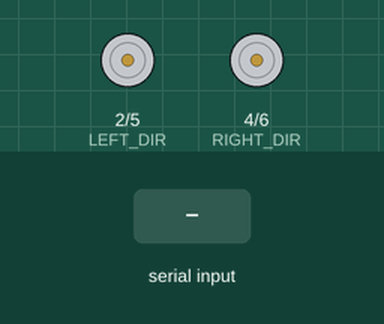
Bench run of a sketch on a simulated Arduino Uno, built with avr-gcc and run on an emulated ATmega328P. Shown: direction and speed pins drawn as motors (green arrow = direction pin HIGH = forward, orange = LOW = backward, longer = more drive). The test bench sets the inputs (shaded band).

Above: at 1.2 s.
1.3 s: "F" received over Serial
At 1.8 s:
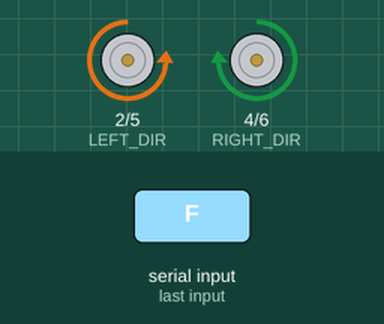
2.8 s: "B" received over Serial
At 4.0 s:
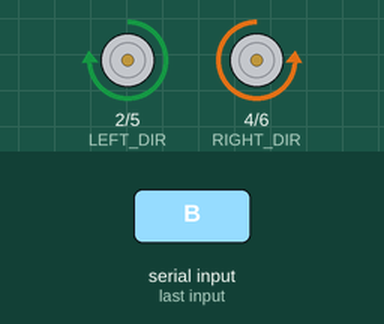
4.3 s: "L" received over Serial
At 5.3 s:
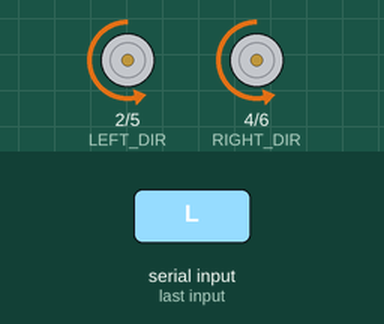
5.8 s: "R" received over Serial
At 6.5 s:
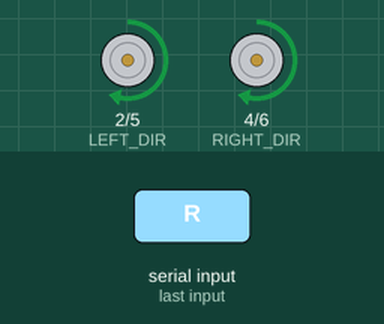
Timing chart, 0 to 8.3 s (numbered marks = the images above; inputs shaded):
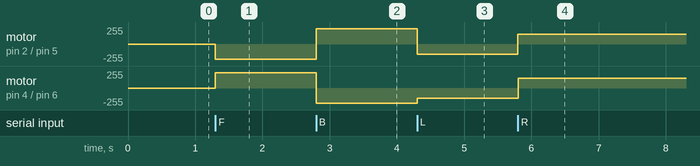

The sketch:

Keyboardcontrolarduino.ino
```cpp
/*
 * LAFVIN 4WD Robot - Bluetooth Control
 * Using LAFVIN SHIELD specific motor pin mapping (2, 4, 5, 6)
 */

// Pin mapping (These can be changed if the motors are connected to different pins on the shield)
const int LEFT_DIR  = 2;
const int LEFT_PWM  = 5;
const int RIGHT_DIR = 4;
const int RIGHT_PWM = 6;

// Speed settings
int driveSpeed = 230;
int turnSpeed  = 150;

void setup() {
  // JDY-16 Bluetooth speed
  Serial.begin(9600);

  pinMode(LEFT_DIR,  OUTPUT);
  pinMode(LEFT_PWM,  OUTPUT);
  pinMode(RIGHT_DIR, OUTPUT);
  pinMode(RIGHT_PWM, OUTPUT);

  // Default to stopped
  stopRobot();
}

void loop() {
  if (Serial.available() > 0) {
    char command = Serial.read();

    if (command == 'F') { // Forward (W key)
      digitalWrite(LEFT_DIR,  LOW);
      analogWrite(LEFT_PWM,   driveSpeed);
      digitalWrite(RIGHT_DIR, HIGH);
      analogWrite(RIGHT_PWM,  driveSpeed);
    }
    else if (command == 'B') { // Backward (S key)
      digitalWrite(LEFT_DIR,  HIGH);
      analogWrite(LEFT_PWM,   driveSpeed);
      digitalWrite(RIGHT_DIR, LOW);
      analogWrite(RIGHT_PWM,  driveSpeed);
    }
    else if (command == 'L') { // Left (A key)
      digitalWrite(LEFT_DIR,  LOW);
      analogWrite(LEFT_PWM,   turnSpeed);
      digitalWrite(RIGHT_DIR, LOW);
      analogWrite(RIGHT_PWM,  turnSpeed);
    }
    else if (command == 'R') { // Right (D key)
      digitalWrite(LEFT_DIR,  HIGH);
      analogWrite(LEFT_PWM,   turnSpeed);
      digitalWrite(RIGHT_DIR, HIGH);
      analogWrite(RIGHT_PWM,  turnSpeed);
    }
    else if (command == 'S') { // Stop (Release keys)
      stopRobot();
    }
  }
}

void stopRobot() {
  // Based on your IR_KEYCODE_OK logic
  digitalWrite(LEFT_DIR,  LOW);
  analogWrite(LEFT_PWM,   0);
  digitalWrite(RIGHT_DIR, HIGH);
  analogWrite(RIGHT_PWM,  0);
}
```

Measured:
- after the input at 1.3 s, motor on pin 2 (LEFT_DIR) / pin 5 (LEFT_PWM): stopped → backward 230/255 at once; motor on pin 4 (RIGHT_DIR) / pin 6 (RIGHT_PWM): stopped → forward 230/255 at once
- after the input at 2.8 s, motor on pin 2 (LEFT_DIR) / pin 5 (LEFT_PWM): backward 230/255 → forward 230/255 at once; motor on pin 4 (RIGHT_DIR) / pin 6 (RIGHT_PWM): forward 230/255 → backward 230/255 at once
- after the input at 4.3 s, motor on pin 2 (LEFT_DIR) / pin 5 (LEFT_PWM): forward 230/255 → backward 150/255 at once; motor on pin 4 (RIGHT_DIR) / pin 6 (RIGHT_PWM): backward 230/255 → backward 150/255 at once
- after the input at 5.8 s, motor on pin 2 (LEFT_DIR) / pin 5 (LEFT_PWM), motor on pin 4 (RIGHT_DIR) / pin 6 (RIGHT_PWM): backward 150/255 → forward 150/255 at once
